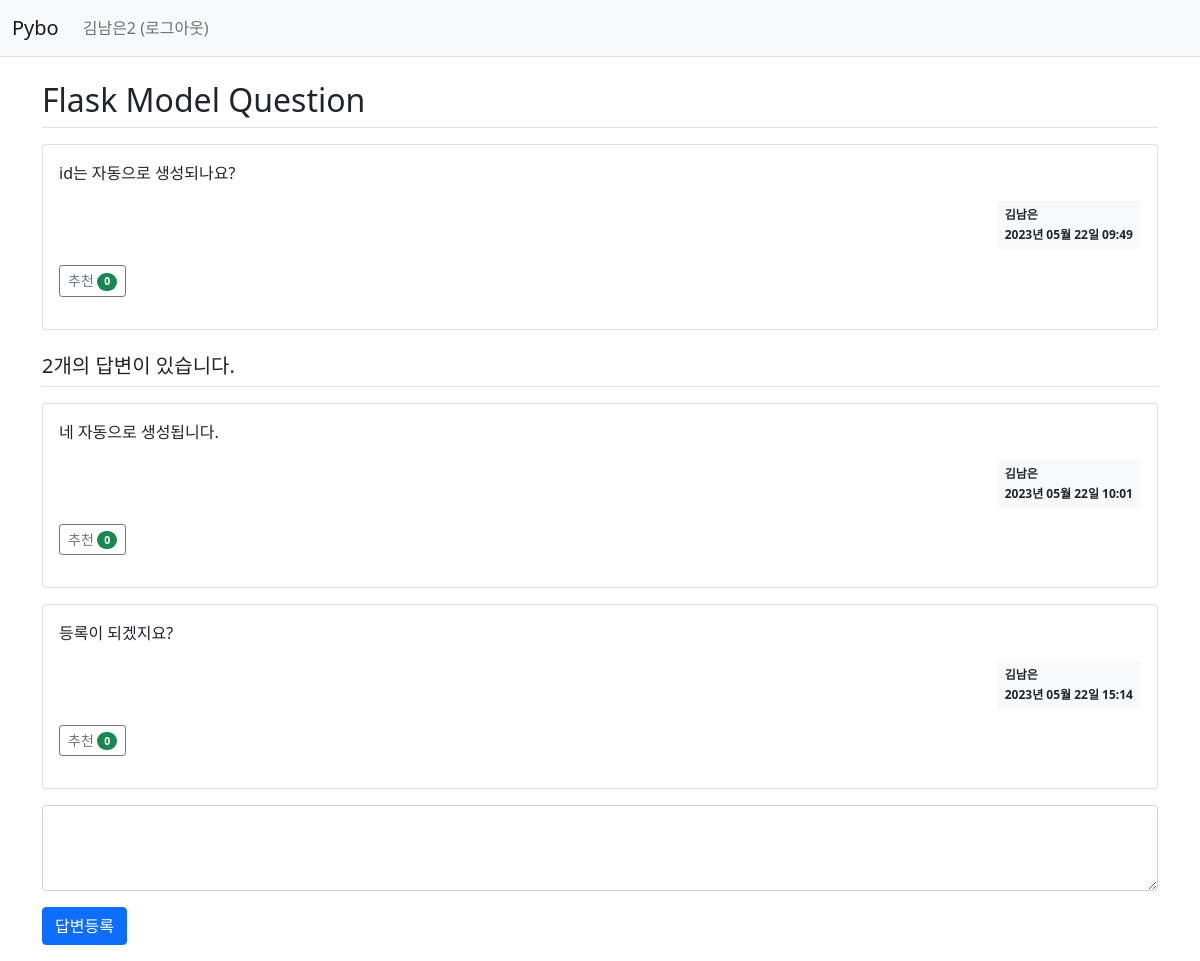
Page /question/detail/2/ (signed in) on the committed database.
### pybo/models.py (models this page shows)
class User(db.Model):
    id = db.Column(db.Integer, primary_key=True)
    username = db.Column(db.String(150), unique=True, nullable=False)
    password = db.Column(db.String(200), nullable=False)
    email = db.Column(db.String(120), unique=True, nullable=False)

class Question(db.Model):
    id = db.Column(db.Integer, primary_key=True)
    subject = db.Column(db.String(200), nullable=False)
    content = db.Column(db.Text(), nullable=False)
    create_date = db.Column(db.DateTime(), nullable=False)
    user_id = db.Column(db.Integer, db.ForeignKey('user.id', ondelete='CASCADE'), nullable=False)
    user = db.relationship('User', backref=db.backref('question_set'))
    modify_date = db.Column(db.DateTime(), nullable=True)
    voter = db.relationship('User', secondary=question_voter, backref=db.backref('question_voter_set'))

class Answer(db.Model):
    id = db.Column(db.Integer, primary_key=True)
    question_id = db.Column(db.Integer, db.ForeignKey('question.id', ondelete='CASCADE'))
    question = db.relationship('Question', backref=db.backref('answer_set', cascade='all, delete-orphan'))
    content = db.Column(db.Text(), nullable=False)
    create_date = db.Column(db.DateTime(), nullable=False)
    user_id = db.Column(db.Integer, db.ForeignKey('user.id', ondelete='CASCADE'), nullable=False)
    user = db.relationship('User', backref=db.backref('answer_set'))
    modify_date = db.Column(db.DateTime(), nullable=True)
    voter = db.relationship('User', secondary=answer_voter, backref=db.backref('answer_voter_set'))

### pybo/views/question_views.py (the view)
@bp.route('/detail/<int:question_id>/')
@login_required
def detail(question_id):
    form = AnswerForm()
    page = request.args.get('page', type=int, default=1)  # 페이지
    question = Question.query.get_or_404(question_id)
    answer = Question.query.order_by(Question.create_date.desc())
    answer = answer.paginate(page=page, per_page=3)
    print("question : ", question)
    print("answer : ", answer)
    return render_template('question/question_detail.html', question=question, form=form)

### pybo/forms.py
class AnswerForm(FlaskForm):
    content = TextAreaField('내용', validators=[DataRequired('내용은 필수입력 항목입니다.')])

### pybo/filter.py (called while the page is built)
def format_datetime(value, fmt='%Y년 %m월 %d일 %H:%M'):
    return value.strftime(fmt)

### pybo/views/auth_views.py (called while the page is built)
@bp.before_app_request
def load_logged_in_user():
    user_id = session.get('user_id')
    if user_id is None:
        g.user = None
    else:
        g.user = User.query.get(user_id)

def login_required(view):
    @functools.wraps(view)
    def wrapped_view(*args, **kwargs):
        if g.user is None:
            _next = request.url if request.method == 'GET' else ''
            return redirect(url_for('auth.login', next=_next))
        return view(*args, **kwargs)
    return wrapped_view

### pybo/templates/question/question_detail.html (shortened to what this page needs)
{% extends 'base.html' %}
{% block content %}
<div class="container my-3">
    <h2 class="border-bottom py-2">{{ question.subject }}</h2>
    <div class="card my-3">
        <div class="card-body">
            <div class="card-text">{{ question.content|markdown }}</div>
            <div class="d-flex justify-content-end">
                <div class="badge bg-light text-dark p-2 text-start">
                    <div class="mb-2">{{ question.user.username }}</div>
                    <div>{{ question.create_date|datetime }}</div>
                </div>
            </div>
            <div class="my-3">
                {% if g.user != question.user %}
                <a href="javascript:void(0)" data-uri="{{ url_for('question.vote', question_id=question.id) }}"
                   class="recommend btn btn-sm btn-outline-secondary"> 추천
                    <span class="badge rounded-pill bg-success">{{ question.voter|length }}</span>
                </a>
                {% else %}
                <a href="{{ url_for('question.modify', question_id=question.id) }}"
                   class="btn btn-sm btn-outline-secondary">수정</a>
                <a href="javascript:void(0)" class="delete btn btn-sm btn-outline-secondary"
                   data-uri="{{ url_for('question.delete', question_id=question.id) }}">삭제</a>
                {% endif %}
            </div>
        </div>
    </div>
    <h5 class="border-bottom my-3 py-2">{{ question.answer_set|length }}개의 답변이 있습니다.</h5>
    {% for answer in question.answer_set %}
    <div class="card my-3">
        <div class="card-body">
            <div class="card-text">{{ answer.content|markdown }}</div>
            <div class="d-flex justify-content-end">
                <div class="badge bg-light text-dark p-2 text-start">
                    <div class="mb-2">{{ answer.user.username }}</div>
                    <div>{{ answer.create_date|datetime }}</div>
                </div>
            </div>
            <div class="my-3">
                {% if g.user != answer.user %}
                <a href="javascript:void(0)" data-uri="{{ url_for('answer.vote', answer_id=answer.id) }}"
                   class="recommend btn btn-sm btn-outline-secondary"> 추천
                    <span class="badge rounded-pill bg-success">{{ answer.voter|length }}</span>
                </a>
                {% else %}
                <a href="{{ url_for('answer.modify', answer_id=answer.id) }}"
                   class="btn btn-sm btn-outline-secondary">수정</a>
                <a href="#" class="delete btn btn-sm btn-outline-secondary "
                   data-uri="{{ url_for('answer.delete', answer_id=answer.id) }}">삭제</a>
                {% endif %}
            </div>
        </div>
    </div>
    {% endfor %}
    <form action="{{ url_for('answer.create', question_id=question.id) }}" method="post" class="my-3">
        <div class="mb-3">
            <textarea {% if not g.user %}disabled{% endif %}
                      name="content" id="content" class="form-control" rows="3"></textarea>
        </div>
        <input type="submit" value="답변등록" class="btn btn-primary">
    </form>
</div>
{% endblock %}

### pybo/templates/navbar.html (shortened to what this page needs)
<nav class="navbar navbar-expand-lg navbar-light bg-light border-bottom">
    <div class="container-fluid">
        <a class="navbar-brand" href="{{ url_for('question._list') }}">Pybo</a>
        <div class="collapse navbar-collapse" id="navbarSupportedContent">
            {% if g.user %}
            <ul class="navbar-nav">
                <li class="nav-item ">
                    <a class="nav-link" href="{{ url_for('auth.logout') }}">{{ g.user.username }} (로그아웃)</a>
                </li>
            </ul>
            {% endif %}
        </div>
    </div>
</nav>

### rows in the picture
User: user.username "김남은2"
Question: subject "Flask Model Question", content "id는 자동으로 생성되나요?", create_date "2023년 05월 22일 09:49"
User: user.username "김남은"
Answer: content "네 자동으로 생성됩니다.", user.username "김남은", create_date "2023년 05월 22일 10:01", voter|length "0"
Answer: content "등록이 되겠지요?", user.username "김남은", create_date "2023년 05월 22일 15:14", voter|length "0"

### other values in the picture
{{ question.voter|length }} "0"
{{ question.answer_set|length }} "2"
